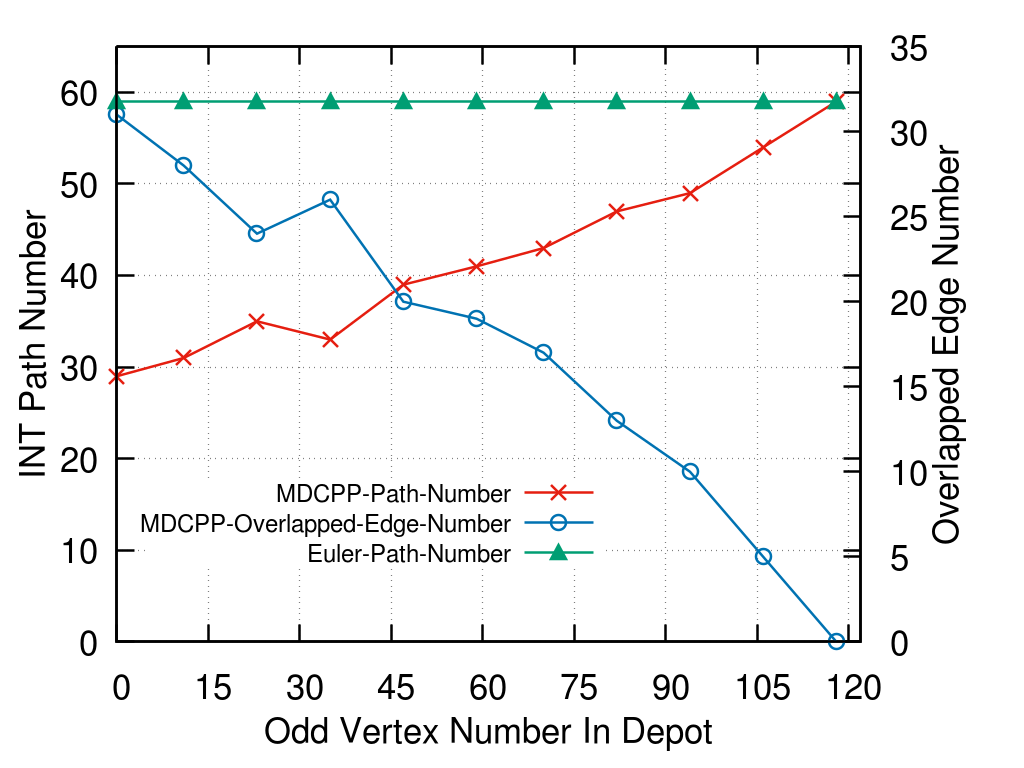

Here is the gnuplot script that generated this plot:
reset
set key center at 5, 13

set size ratio 0.8


set grid

set xlabel "Odd Vertex Number In Depot" offset 0,0.5
set ylabel "INT Path Number" offset 1.7,0
set y2label "Overlapped Edge Number" offset -1.7,0

set key left
set key font ",18"
set y2tics
set yrange [0:65]
set xrange [0:122]
set xtics 0,15,130
plot 'data6.txt' using 1:3 title"MDCPP-Path-Number" with linespoints ls 7 pt 2 pointsize 2.5,\
'data6.txt' using 1:4 title"MDCPP-Overlapped-Edge-Number" with linespoints ls 6 pointsize 2.5 axes x1y2,\
'data6.txt' using 1:5 title"Euler-Path-Number" with linespoints ls 8 pt 9 lc 10 pointsize 2.5

set terminal pngcairo size 1024,768 color solid linewidth 2.5 font "Helvetica,26"
set output "figure6.png"

replot

set output
